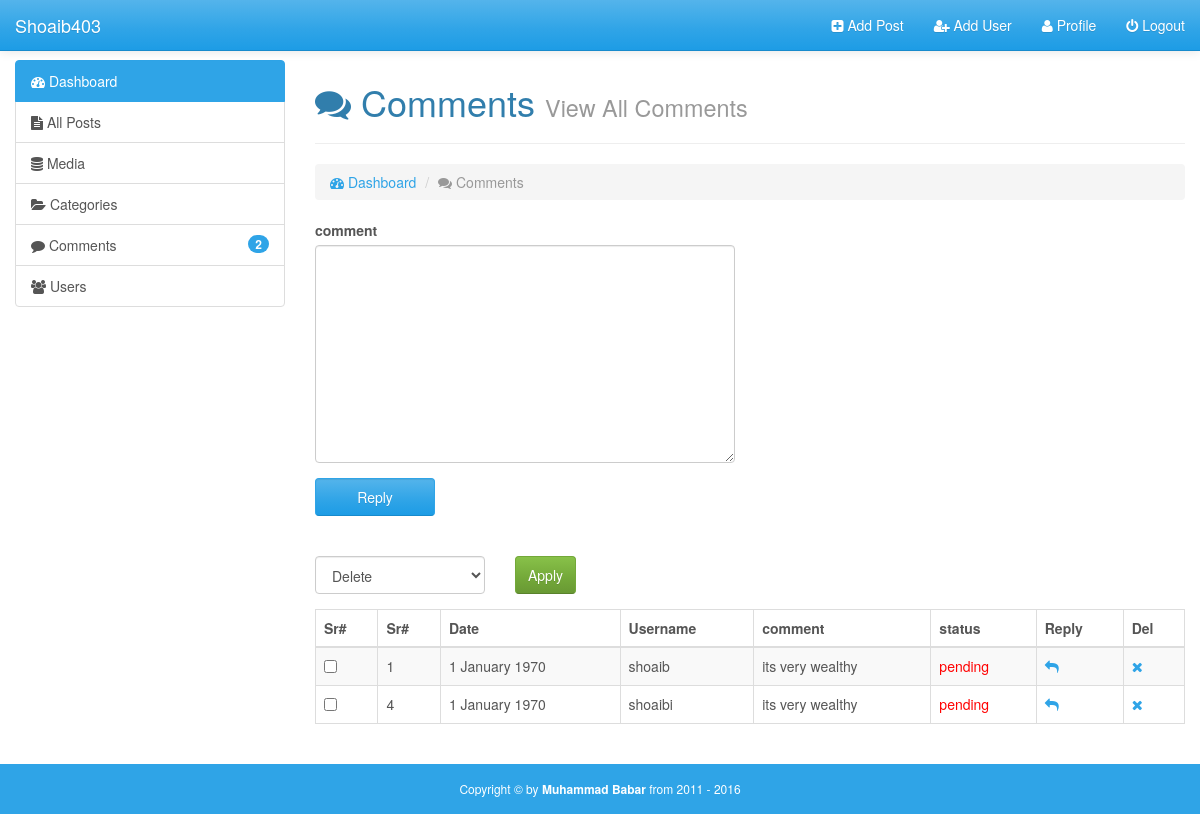
The app's page /admin/comments.php?reply_id=1 (signed in) with its own data.
### tables this page shows
CREATE TABLE `comments` (
  `comment_id` int(11) NOT NULL,
  `date` timestamp NOT NULL DEFAULT current_timestamp() ON UPDATE current_timestamp(),
  `name` varchar(30) NOT NULL,
  `username` varchar(30) NOT NULL,
  `post_id` int(11) NOT NULL,
  `email` varchar(50) NOT NULL,
  `website` varchar(30) NOT NULL,
  `image` text NOT NULL,
  `comment` text NOT NULL,
  `status` varchar(20) NOT NULL
);

### admin/comments.php (the view, shortened to what this page needs)
<?php require_once('inc/top.php') ?>
  <body>
<?php require_once('inc/header.php');
?>
        <div class="container-fluid body-section">
            <div class="row">
                <?php require_once('inc/sidebar.php') ?>
                <div class="col-md-9">
                    <h1><i class="fa fa-comments"></i> Comments <small>View All Comments</small></h1><hr>
                    <ol class="breadcrumb">
                        <li><a href="index.php"><i class="fa fa-tachometer"></i> Dashboard</a></li>
                      <li class="active"><i class="fa fa-comments"></i> Comments</li>
                    </ol>
                    <?php
    if(isset($_GET['reply_id'])){
    ?>
                     <div class="row">
                            <div class="col-md-6">
                                <form action="" method="post">
                                   <div class="form-group">
                                    <label>comment</label>
                                    <textarea rows="10" cols="50" name="comment" class="form-control" ></textarea>
                                   </div>
                                   <div class="row">
                                       <div class="col-md-4">
                                           <input type="submit" class="form-control btn btn-primary" value="Reply" name="reply" >
                                       </div>
                                   </div>
                                </form>
                            </div>
                       </div>
<?php
}
?>
                    <form action="" method="post">
                    <div class="row">
                        <div class="col-sm-8">
                               <br><br>
                                <div class="row">
                                    <div class="col-xs-4">
                                        <div class="form-group">
                                            <select name="bulk_opt" id="" class="form-control">
                                                <option value="delete">Delete</option>
                                            </select>
                                        </div>
                                    </div>
                                    <div class="col-xs-8">
                                        <input type="submit" class="btn btn-success" name="bulk_submit"  value="Apply">
                                    </div>
                                </div>
                        </div>
                    </div>
                     <?php
                    $que="select * from comments;";
                    $res=mysqli_query($con,$que);
    ?>
                    <table class="table table-bordered table-striped table-hover">
                        <thead>
                            <tr>
                                <th>Sr#</th>
                                <th>Sr#</th>
                                <th>Date</th>
                                <th>Username</th>
                                <th>comment</th>
                                <th>status</th>
                                <th>Reply</th>
                                <th>Del</th>
                            </tr>
                        </thead>
                        <tbody>
                           <?php
                            if(mysqli_num_rows($res)>0){
                                while($row=mysqli_fetch_assoc($res)){
                                    $date= $post['date'];
                                    $date=strtotime($date);
                                    $datee=getdate($date);
                                    $day=$datee['mday'];
                                    $month=$datee['month'];
                                    $year=$datee['year'];
                                    $status=$row['status'];
                                    ?>
                                     <tr>
                                       <td><input name="checkboxes[]" value="<?=$row['comment_id']?>" type="checkbox"></td>
                                        <td><?=$row['comment_id']?></td>
                                        <td><?="$day $month $year";?></td>
                                        <td><?=$row['username']?></td>
                                        <td><?=$row['comment']?></td>
                                        <?php if($row['status']=='approve'){
                                        echo "<td style='color:green'>$status</td>";
                                    }elseif($status=='pending'){
                                        echo "<td style='color:red'>$status</td>";
                                    }
                                            ?>
                                        <td><a href="comments.php?reply_id=<?php echo $row['post_id']?> "><i class="fa fa-reply"></i></a></td>
                                        <td><a href="comments.php?del_comment=<?php echo $row['comment_id']?>"><i class="fa fa-times"></i></a></td>
                                    </tr>
                                    <?php
                                }
                            }
                            ?>
                        </tbody>
                    </table>
                    </form>
                </div>
            </div>
        </div>
       <?php require_once('inc/footer.php') ?>

### admin/css/style.css (style rules this page uses)
html,body { height: 100%; }
body { padding-top: 60px; }
.body-section { padding-bottom: 70px; }

### records on screen
comments: comment_id "1", day "1", month "January", year "1970", username "shoaib", comment "its very wealthy", status "pending"
comments: comment_id "4", day "1", month "January", year "1970", username "shoaibi", comment "its very wealthy", status "pending"

### other values on screen
$no "2"
